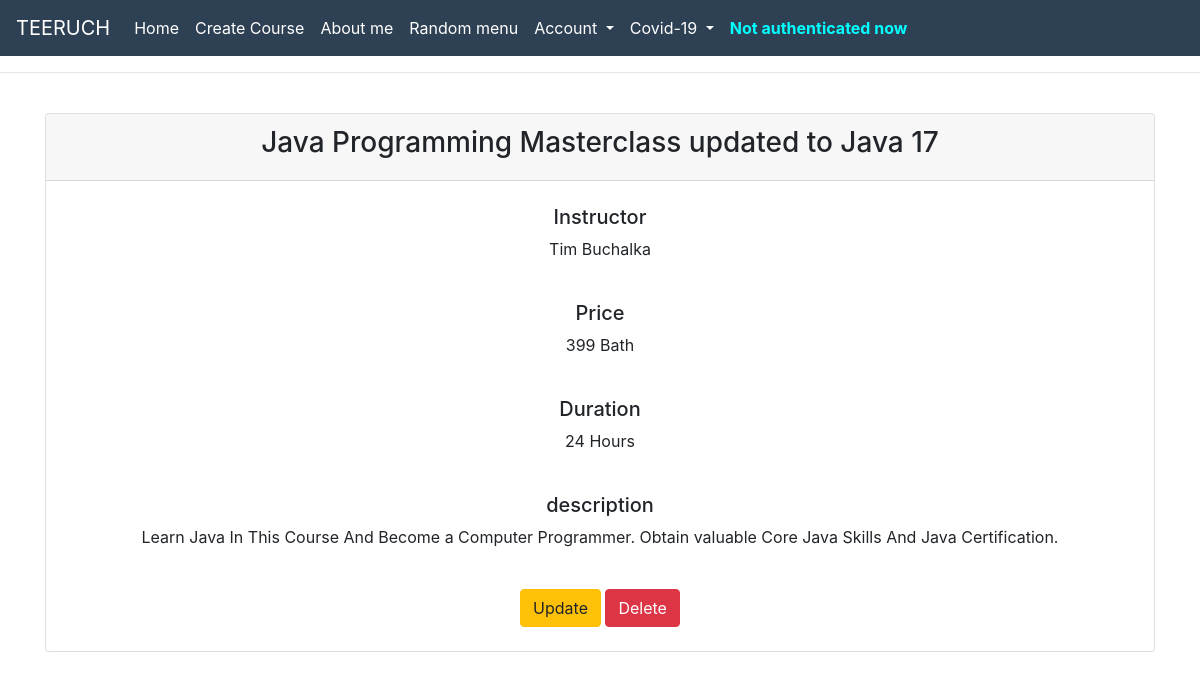
Screenshot of /post-details/3 with the database file from the repository.
### models.py (models this page shows)
class Course(db.Model) :
    id = db.Column(db.Integer, primary_key=True)
    title = db.Column(db.String(120), nullable=False)
    description = db.Column(db.Text, nullable=False)
    price = db.Column(db.Integer, nullable=False)
    duration = db.Column(db.Integer, nullable=False)
    instructor = db.Column(db.String(80), nullable=False)
    date_created = db.Column(db.DateTime(), default=datetime.utcnow)

### app.py (the view)
@app.route('/post-details/<int:id>')
def post_details(id):
    single_course = Course.query.get(id)
    return render_template("post-details.html", single_course=single_course)

### templates/post-details.html (shortened to what this page needs)
{% extends 'base.html' %}
{% block content %}
{% if single_course %}
<br>
<div class="main" style="text-align: center">
    <div class="container">
        <div class="card">
            <div class="card-header">
                <h3>{{single_course.title}}</h3>
            </div><br>
            <div>
                <h5>Instructor</h5>
                <p>{{single_course.instructor}}</p>
            </div><br>
            <div>
                <h5>Price</h5>
                <p>{{single_course.price}} Bath</p>
            </div><br>
            <div>
                <h5>Duration</h5>
                <p>{{single_course.duration}} Hours</p>
            </div><br>
            <div>
                <h5>description</h5>
                <p>{{single_course.description}}</p>
            </div><br>
            <div>
                <a class="btn btn-warning" href="/update/{{single_course.id}}" role="button">Update</a>
                <a class="btn btn-danger" href="/delete/{{single_course.id}}" role="button" onclick="return confirm('Would you like to remove your course?')">Delete</a>
            </div><br>
        </div>
    </div>
</div><br>
{% endif %}
{% endblock content %}

### static/css/about.css (style rules this page uses)
body { background: -webkit-linear-gradient(left, #ffffff, #ffffff); }

### rows the page displays
Course: title "Java Programming Masterclass updated to Java 17", instructor "Tim Buchalka", price "399", duration "24", description "Learn Java In This Course And Become a Computer Programmer. Obtain valuable Core Java Skills And Java Certification."
